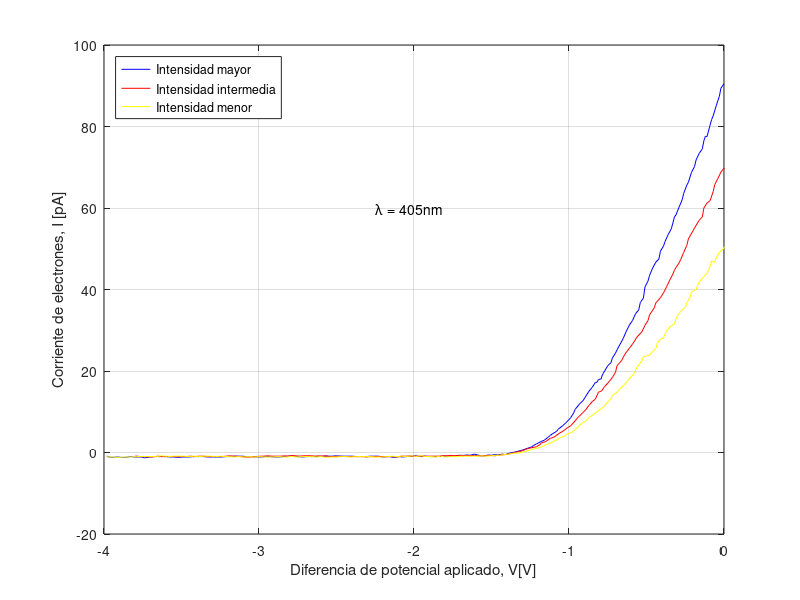

Source code (MATLAB):
clear all; close all;
Vr1= [0	-0.02	-0.03	-0.04	-0.05	-0.07	-0.08	-0.09	-0.11	-0.12	-0.13	-0.14	-0.16	-0.18	-0.19	-0.21	-0.23	-0.24	-0.26	-0.27	-0.29	-0.31	-0.32	-0.33	-0.34	-0.36	-0.38	-0.39	-0.41	-0.42	-0.44	-0.46	-0.48	-0.49	-0.51	-0.52	-0.54	-0.55	-0.57	-0.59	-0.61	-0.63	-0.65	-0.67	-0.69	-0.7	-0.72	-0.73	-0.75	-0.77	-0.78	-0.79	-0.79	-0.81	-0.82	-0.83	-0.85	-0.87	-0.89	-0.91	-0.93	-0.96	-0.97	-0.99	-1.02	-1.04	-1.07	-1.08	-1.11	-1.12	-1.14	-1.16	-1.18	-1.2	-1.21	-1.23	-1.24	-1.27	-1.3	-1.31	-1.33	-1.35	-1.38	-1.41	-1.43	-1.46	-1.48	-1.5	-1.52	-1.54	-1.57	-1.59	-1.61	-1.64	-1.65	-1.68	-1.71	-1.74	-1.77	-1.81	-1.84	-1.87	-1.9	-1.93	-1.96	-1.98	-1.99	-2.01	-2.03	-2.07	-2.1	-2.13	-2.16	-2.2	-2.23	-2.26	-2.28	-2.31	-2.34	-2.37	-2.4	-2.42	-2.45	-2.48	-2.5	-2.53	-2.56	-2.59	-2.62	-2.66	-2.69	-2.72	-2.75	-2.77	-2.78	-2.81	-2.84	-2.87	-2.91	-2.93	-2.96	-2.98	-3.01	-3.05	-3.08	-3.11	-3.14	-3.16	-3.19	-3.21	-3.24	-3.26	-3.3	-3.33	-3.36	-3.39	-3.42	-3.45	-3.47	-3.49	-3.52	-3.55	-3.57	-3.6	-3.62	-3.65	-3.67	-3.7	-3.74	-3.76	-3.8	-3.83	-3.86	-3.89	-3.91	-3.95	-3.98	-3.98	-3.98	-3.98	-3.98];
I1=[90.5	89.4	87.4	86.3	85.1	82.6	81.7	80.3	77.5	77.6	76.5	74.5	73.4	71.8	70.2	68.7	66.3	65.6	63.6	62	60.2	58.3	57.8	56.3	54.9	53.5	51.8	50.7	49.4	47.5	46.7	45.3	43.5	42.1	40.6	37.9	36.8	35	34.1	32.4	31.3	29.8	28	26.6	25.2	24.4	23.2	22	21.3	20	19.4	18.5	18.1	17.9	17.2	17.2	16	15.1	13.9	12.7	12	10.6	9.7	8.5	7.3	6.6	5.7	5.2	4.5	4.2	3.6	3	2.7	2.3	2.1	1.7	1.4	1	0.6	0.5	0.3	0.1	-0.1	-0.5	-0.4	-0.6	-0.5	-0.7	-0.6	-0.8	-0.8	-0.6	-0.4	-0.7	-0.6	-0.7	-0.7	-0.9	-0.9	-0.9	-1	-1	-1	-0.9	-1	-0.9	-0.8	-0.9	-0.9	-1.1	-1	-1.2	-1	-1.1	-0.9	-0.9	-0.9	-1	-1	-1	-0.9	-0.9	-0.9	-0.9	-0.8	-0.9	-0.9	-0.9	-1	-1	-1	-1.1	-1	-1	-0.8	-0.9	-1	-1.1	-1.1	-1	-1	-1.1	-1.1	-1	-1	-0.9	-0.9	-0.9	-1	-1	-1.1	-1.1	-1.1	-1.1	-1	-1	-1	-1.1	-1.1	-1.1	-1.2	-1.1	-1.1	-1	-1	-1	-1	-1.1	-1.3	-1.1	-1.1	-1	-1.2	-1.2	-1.1	-1.2	-1	-0.9	-0.8	-0.8	-0.8];
Vr2=[0	0	-0.02	-0.04	-0.06	-0.07	-0.09	-0.11	-0.13	-0.14	-0.16	-0.19	-0.2	-0.23	-0.24	-0.26	-0.28	-0.29	-0.31	-0.32	-0.33	-0.35	-0.37	-0.39	-0.41	-0.44	-0.45	-0.48	-0.49	-0.51	-0.53	-0.56	-0.59	-0.61	-0.64	-0.66	-0.69	-0.7	-0.72	-0.75	-0.77	-0.79	-0.81	-0.83	-0.85	-0.87	-0.89	-0.91	-0.94	-0.96	-0.99	-1.01	-1.04	-1.06	-1.1	-1.12	-1.15	-1.18	-1.19	-1.19	-1.21	-1.24	-1.26	-1.28	-1.3	-1.33	-1.36	-1.38	-1.41	-1.44	-1.48	-1.51	-1.54	-1.56	-1.59	-1.61	-1.64	-1.66	-1.69	-1.71	-1.74	-1.76	-1.79	-1.82	-1.84	-1.87	-1.9	-1.92	-1.96	-1.98	-2.01	-2.03	-2.06	-2.08	-2.11	-2.14	-2.17	-2.2	-2.22	-2.25	-2.28	-2.31	-2.33	-2.36	-2.39	-2.41	-2.43	-2.45	-2.48	-2.5	-2.52	-2.55	-2.56	-2.6	-2.61	-2.64	-2.66	-2.69	-2.71	-2.74	-2.76	-2.78	-2.78	-2.79	-2.82	-2.83	-2.86	-2.89	-2.92	-2.94	-2.97	-2.99	-3.02	-3.06	-3.09	-3.12	-3.15	-3.17	-3.19	-3.21	-3.24	-3.27	-3.29	-3.33	-3.36	-3.38	-3.42	-3.44	-3.47	-3.5	-3.53	-3.56	-3.58	-3.6	-3.63	-3.65	-3.67	-3.71	-3.73	-3.77	-3.78	-3.8];
I2=[69.7	69.8	68.8	67.2	65.7	64	61.8	61.2	60	57.8	57	55.1	54.4	52.4	50.8	49.1	47.3	46.5	45.4	44.7	43.8	42.3	40.7	39.2	38	36.7	35.5	33.8	32.4	31.2	29.6	28.4	26.6	25.6	24.1	22.6	21.3	19.7	18.4	17	16.2	15.1	14.8	13.1	12.5	11.6	10.6	9.8	8.7	7.8	6.5	6.1	5.2	4.8	3.7	3.5	2.7	2.3	1.8	1.9	1.4	1.2	1	0.8	0.4	0.2	-0.1	-0.3	-0.5	-0.6	-0.8	-0.7	-0.8	-0.8	-0.8	-0.7	-0.8	-0.7	-0.8	-0.7	-0.8	-0.7	-0.8	-0.8	-0.9	-0.9	-0.9	-0.9	-0.9	-0.9	-0.9	-0.9	-0.9	-0.9	-1.1	-1	-1	-1	-1	-1	-1	-1.1	-1	-1	-1	-1	-1	-1	-0.9	-1	-1	-1	-0.8	-0.9	-0.8	-0.9	-0.8	-0.8	-0.8	-0.9	-0.8	-0.8	-0.7	-0.8	-0.9	-0.8	-0.9	-0.9	-0.9	-0.8	-0.9	-0.9	-1	-1.1	-1.1	-1	-0.9	-0.9	-0.8	-0.9	-1	-1	-1	-1	-0.9	-0.9	-1	-0.9	-1	-1	-1	-1	-1	-1	-1	-0.9	-1	-1.1	-1	-1	-0.9	-0.9];
Vr3=[0	0	0	-0.03	-0.05	-0.06	-0.08	-0.09	-0.1	-0.11	-0.13	-0.16	-0.17	-0.18	-0.21	-0.22	-0.24	-0.25	-0.27	-0.29	-0.3	-0.31	-0.32	-0.34	-0.36	-0.37	-0.38	-0.39	-0.41	-0.43	-0.44	-0.46	-0.48	-0.49	-0.52	-0.53	-0.56	-0.58	-0.6	-0.63	-0.65	-0.68	-0.69	-0.72	-0.73	-0.75	-0.77	-0.79	-0.82	-0.84	-0.87	-0.89	-0.92	-0.94	-0.96	-0.98	-1.02	-1.03	-1.06	-1.07	-1.1	-1.12	-1.15	-1.17	-1.2	-1.22	-1.25	-1.27	-1.3	-1.32	-1.36	-1.39	-1.42	-1.45	-1.48	-1.5	-1.54	-1.56	-1.59	-1.62	-1.64	-1.67	-1.69	-1.73	-1.76	-1.8	-1.83	-1.86	-1.89	-1.93	-1.95	-1.99	-2.01	-2.05	-2.08	-2.11	-2.14	-2.17	-2.21	-2.25	-2.28	-2.31	-2.34	-2.37	-2.41	-2.43	-2.46	-2.5	-2.53	-2.57	-2.6	-2.63	-2.66	-2.69	-2.72	-2.75	-2.78	-2.8	-2.82	-2.85	-2.87	-2.91	-2.94	-2.97	-2.99	-3.03	-3.06	-3.1	-3.13	-3.16	-3.19	-3.22	-3.25	-3.28	-3.31	-3.35	-3.39	-3.42	-3.45	-3.49	-3.52	-3.55	-3.58	-3.59	-3.61	-3.63	-3.66	-3.69	-3.72	-3.76	-3.79	-3.83	-3.86	-3.91	-3.95	-3.98	-3.98	-3.98];
I3=[50.4	50.5	50.2	49.1	47.8	46.7	47	45.6	44.8	43.9	43.2	41.8	41	40	39.4	38	36.7	35.6	35	34.1	33.6	32.7	31.6	31.1	30.3	29.9	29.1	28.1	27.8	26.8	25.5	24.8	23.9	23.8	23.5	22.5	21	19.4	18.6	17.2	16.4	15.3	14.8	14	13.2	12.4	11.5	10.8	10	9.4	8.6	7.8	7.1	6.3	5.7	5	4.4	4	3.6	3.3	2.7	2.3	1.9	1.5	1.1	1	0.6	0.4	0.1	-0.1	-0.2	-0.4	-0.5	-0.7	-0.7	-0.8	-0.9	-0.8	-0.9	-0.9	-0.9	-0.9	-0.9	-1	-1	-1.1	-0.9	-1.1	-1	-1	-0.8	-1	-0.8	-1	-0.9	-1	-0.9	-1	-1.1	-1.1	-1	-1	-1	-1	-1.1	-1	-1	-1.1	-1.1	-1.2	-1	-1.1	-1	-1	-1	-1.1	-1	-1	-1.1	-1.1	-1	-1.1	-1.1	-1.1	-1	-1.1	-1	-1.1	-1	-1.1	-1	-1	-0.9	-1	-0.9	-0.9	-1	-0.9	-1	-0.9	-0.9	-0.9	-1	-0.9	-0.9	-0.8	-1	-1	-1	-1	-1	-1.1	-1.1	-1.2	-1.1	-1.1	-0.9	-0.9];
plot (Vr1,I1,'b',Vr2,I2,'r',Vr3,I3,'y'); grid on; xlabel('Diferencia de potencial aplicado, V[V]'); ylabel('Corriente de electrones, I [pA]'); legend('Intensidad mayor','Intensidad intermedia','Intensidad menor','Location','northwest');
text(-2.25,60,strcat ('\fontsize{14}\lambda = 405nm'))
print -djpeg -r100 graficaintensidad2.jpg
